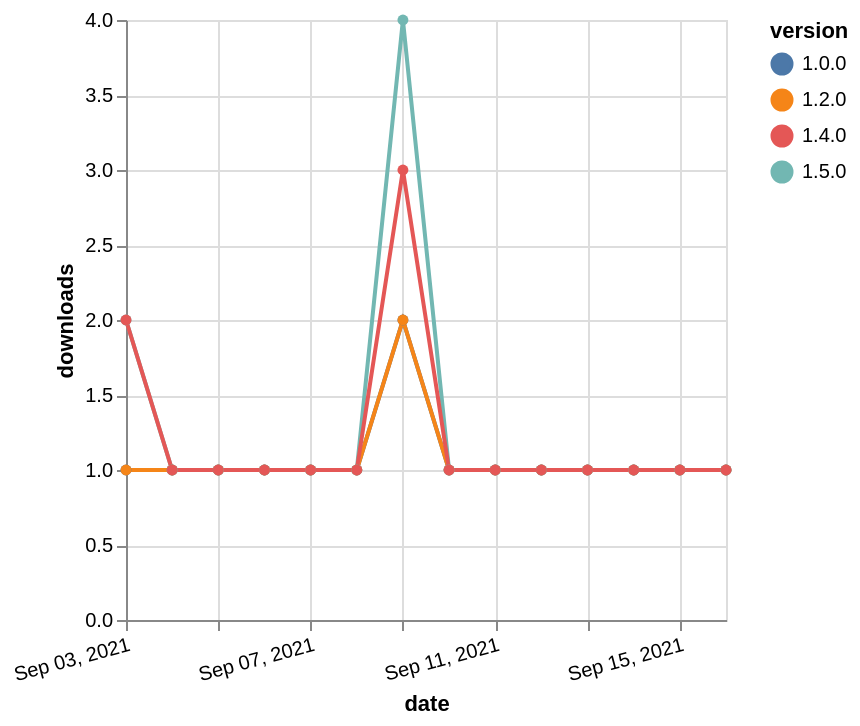

Source (Vega-Lite JSON):
### Vega-Lite specification from a JSON file in a GitHub repository (floating-point values rounded to 4 significant figures)
{"$schema": "https://vega.github.io/schema/vega-lite/v5.json", "description": "A simple bar chart with embedded data.", "data": {"values": [{"date": "2021-09-03", "total": 198, "delta": 1, "version": "1.0.0"}, {"date": "2021-09-04", "total": 199, "delta": 1, "version": "1.0.0"}, {"date": "2021-09-05", "total": 200, "delta": 1, "version": "1.0.0"}, {"date": "2021-09-06", "total": 201, "delta": 1, "version": "1.0.0"}, {"date": "2021-09-07", "total": 202, "delta": 1, "version": "1.0.0"}, {"date": "2021-09-08", "total": 203, "delta": 1, "version": "1.0.0"}, {"date": "2021-09-09", "total": 205, "delta": 2, "version": "1.0.0"}, {"date": "2021-09-10", "total": 206, "delta": 1, "version": "1.0.0"}, {"date": "2021-09-11", "total": 207, "delta": 1, "version": "1.0.0"}, {"date": "2021-09-12", "total": 208, "delta": 1, "version": "1.0.0"}, {"date": "2021-09-13", "total": 209, "delta": 1, "version": "1.0.0"}, {"date": "2021-09-14", "total": 210, "delta": 1, "version": "1.0.0"}, {"date": "2021-09-15", "total": 211, "delta": 1, "version": "1.0.0"}, {"date": "2021-09-16", "total": 212, "delta": 1, "version": "1.0.0"}, {"date": "2021-09-03", "total": 174, "delta": 1, "version": "1.2.0"}, {"date": "2021-09-04", "total": 175, "delta": 1, "version": "1.2.0"}, {"date": "2021-09-05", "total": 176, "delta": 1, "version": "1.2.0"}, {"date": "2021-09-06", "total": 177, "delta": 1, "version": "1.2.0"}, {"date": "2021-09-07", "total": 178, "delta": 1, "version": "1.2.0"}, {"date": "2021-09-08", "total": 179, "delta": 1, "version": "1.2.0"}, {"date": "2021-09-09", "total": 181, "delta": 2, "version": "1.2.0"}, {"date": "2021-09-10", "total": 182, "delta": 1, "version": "1.2.0"}, {"date": "2021-09-11", "total": 183, "delta": 1, "version": "1.2.0"}, {"date": "2021-09-12", "total": 184, "delta": 1, "version": "1.2.0"}, {"date": "2021-09-13", "total": 185, "delta": 1, "version": "1.2.0"}, {"date": "2021-09-14", "total": 186, "delta": 1, "version": "1.2.0"}, {"date": "2021-09-15", "total": 187, "delta": 1, "version": "1.2.0"}, {"date": "2021-09-16", "total": 188, "delta": 1, "version": "1.2.0"}, {"date": "2021-09-03", "total": 122, "delta": 2, "version": "1.5.0"}, {"date": "2021-09-04", "total": 123, "delta": 1, "version": "1.5.0"}, {"date": "2021-09-05", "total": 124, "delta": 1, "version": "1.5.0"}, {"date": "2021-09-06", "total": 125, "delta": 1, "version": "1.5.0"}, {"date": "2021-09-07", "total": 126, "delta": 1, "version": "1.5.0"}, {"date": "2021-09-08", "total": 127, "delta": 1, "version": "1.5.0"}, {"date": "2021-09-09", "total": 131, "delta": 4, "version": "1.5.0"}, {"date": "2021-09-10", "total": 132, "delta": 1, "version": "1.5.0"}, {"date": "2021-09-11", "total": 133, "delta": 1, "version": "1.5.0"}, {"date": "2021-09-12", "total": 134, "delta": 1, "version": "1.5.0"}, {"date": "2021-09-13", "total": 135, "delta": 1, "version": "1.5.0"}, {"date": "2021-09-14", "total": 136, "delta": 1, "version": "1.5.0"}, {"date": "2021-09-15", "total": 137, "delta": 1, "version": "1.5.0"}, {"date": "2021-09-16", "total": 138, "delta": 1, "version": "1.5.0"}, {"date": "2021-09-03", "total": 200, "delta": 2, "version": "1.4.0"}, {"date": "2021-09-04", "total": 201, "delta": 1, "version": "1.4.0"}, {"date": "2021-09-05", "total": 202, "delta": 1, "version": "1.4.0"}, {"date": "2021-09-06", "total": 203, "delta": 1, "version": "1.4.0"}, {"date": "2021-09-07", "total": 204, "delta": 1, "version": "1.4.0"}, {"date": "2021-09-08", "total": 205, "delta": 1, "version": "1.4.0"}, {"date": "2021-09-09", "total": 208, "delta": 3, "version": "1.4.0"}, {"date": "2021-09-10", "total": 209, "delta": 1, "version": "1.4.0"}, {"date": "2021-09-11", "total": 210, "delta": 1, "version": "1.4.0"}, {"date": "2021-09-12", "total": 211, "delta": 1, "version": "1.4.0"}, {"date": "2021-09-13", "total": 212, "delta": 1, "version": "1.4.0"}, {"date": "2021-09-14", "total": 213, "delta": 1, "version": "1.4.0"}, {"date": "2021-09-15", "total": 214, "delta": 1, "version": "1.4.0"}, {"date": "2021-09-16", "total": 215, "delta": 1, "version": "1.4.0"}]}, "width": "container", "mark": {"type": "line", "point": {"filled": true}}, "encoding": {"x": {"field": "date", "type": "temporal", "timeUnit": "yearmonthdate", "title": "date", "axis": {"labelAngle": -15}}, "y": {"field": "delta", "type": "quantitative", "title": "downloads"}, "color": {"field": "version", "type": "nominal"}, "tooltip": {"field": "delta"}}}
